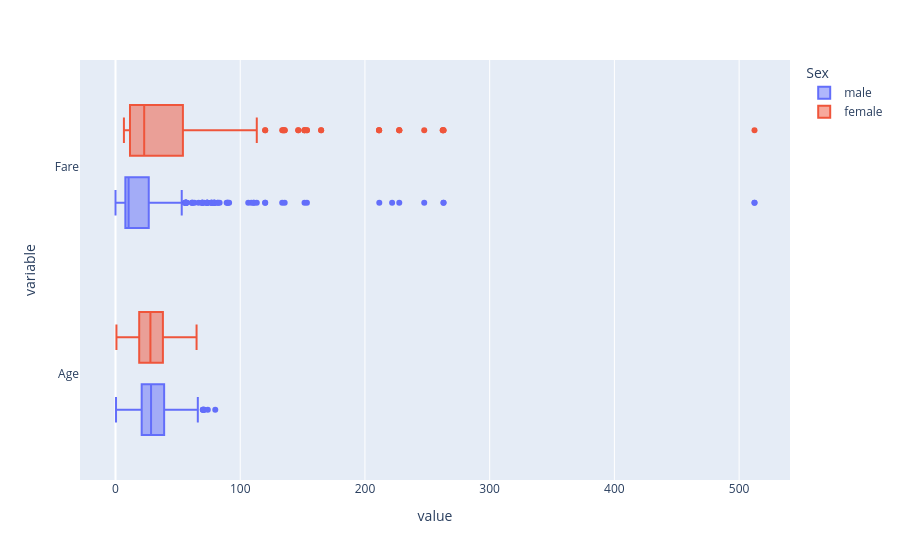

Write notebook code for a chart like this one.
### Code cell
fig = px.box(df_titanic, x=["Age", "Fare"], color="Sex")
fig.show()

### Figure 1 — Plotly figure (JSON) as saved in the notebook; plotly's stock layout.template omitted (floating-point values rounded to 4 significant figures; data arrays with more than 128 entries replaced by an {"elided": "..."} marker saying what was removed)
{"data": [{"alignmentgroup": "True", "hovertemplate": "Sex=male<br>value=%{x}<br>variable=%{y}<extra></extra>", "legendgroup": "male", "marker": {"color": "#636efa"}, "name": "male", "notched": false, "offsetgroup": "male", "orientation": "h", "showlegend": true, "type": "box", "x": {"elided": "1154 float values"}, "x0": " ", "xaxis": "x", "y": {"elided": "1154 str values"}, "y0": " ", "yaxis": "y"}, {"alignmentgroup": "True", "hovertemplate": "Sex=female<br>value=%{x}<br>variable=%{y}<extra></extra>", "legendgroup": "female", "marker": {"color": "#EF553B"}, "name": "female", "notched": false, "offsetgroup": "female", "orientation": "h", "showlegend": true, "type": "box", "x": {"elided": "624 float values"}, "x0": " ", "xaxis": "x", "y": {"elided": "624 str values"}, "y0": " ", "yaxis": "y"}], "layout": {"boxmode": "group", "legend": {"title": {"text": "Sex"}, "tracegroupgap": 0}, "margin": {"t": 60}, "xaxis": {"anchor": "y", "domain": [0, 1], "title": {"text": "value"}}, "yaxis": {"anchor": "x", "domain": [0, 1], "title": {"text": "variable"}}}}
